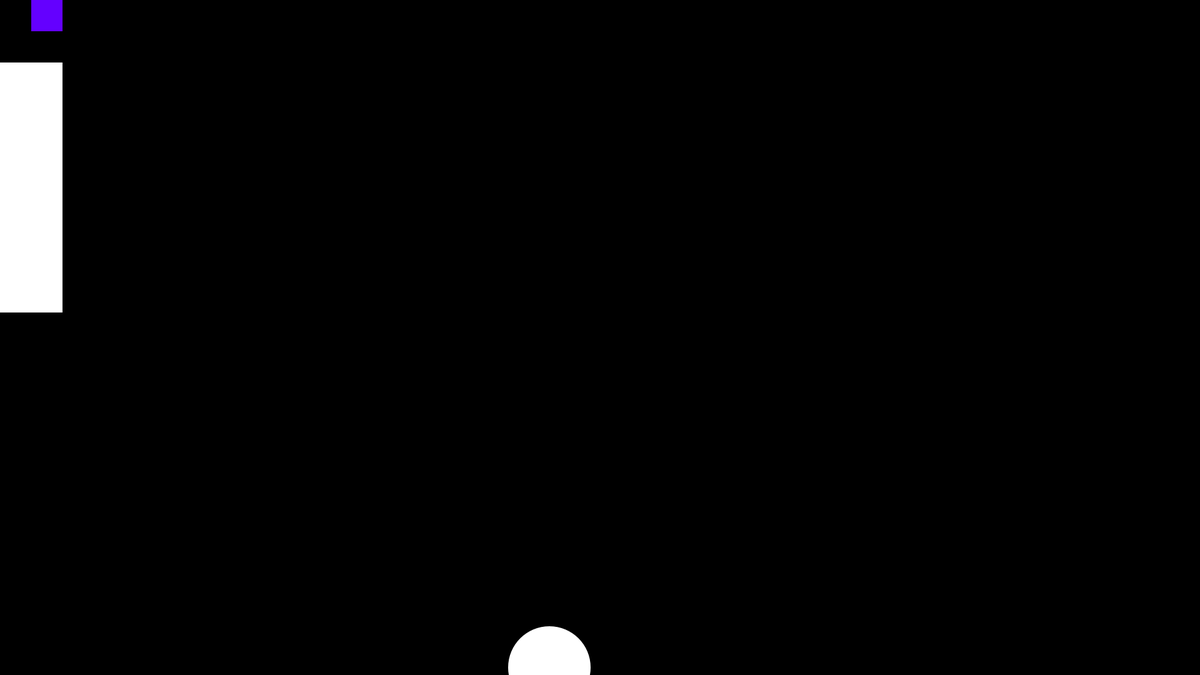
Frame 1 (no input)
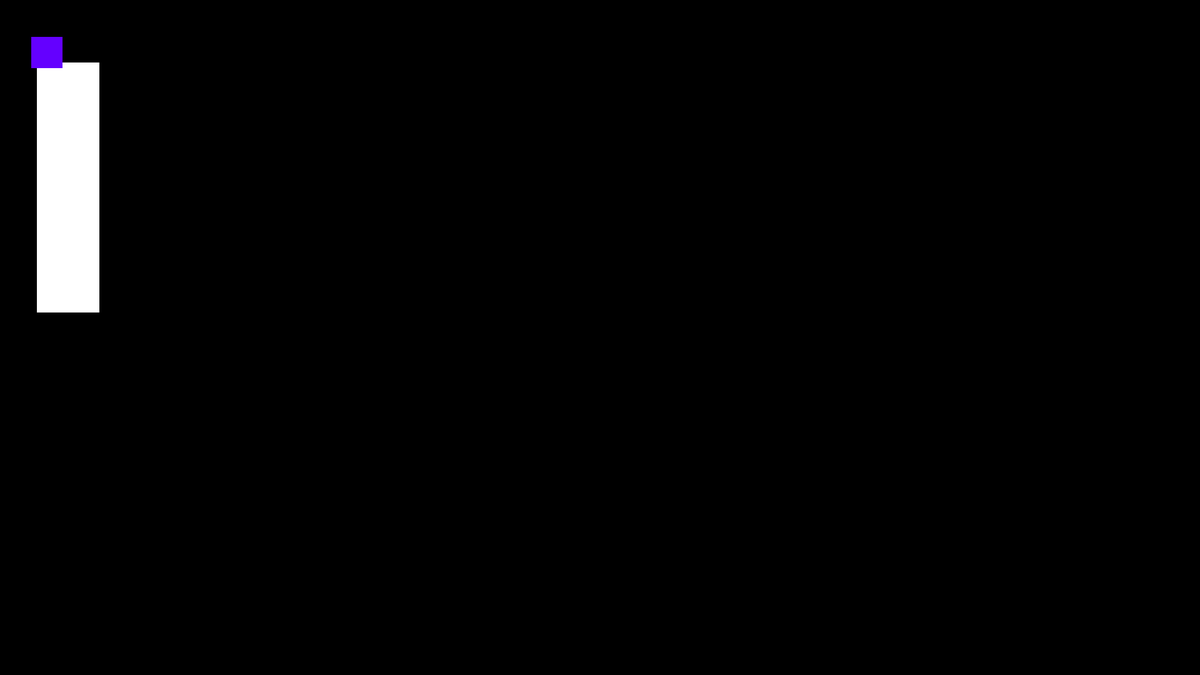
Frame 60 (the mouse pressed at the canvas centre just before this capture)
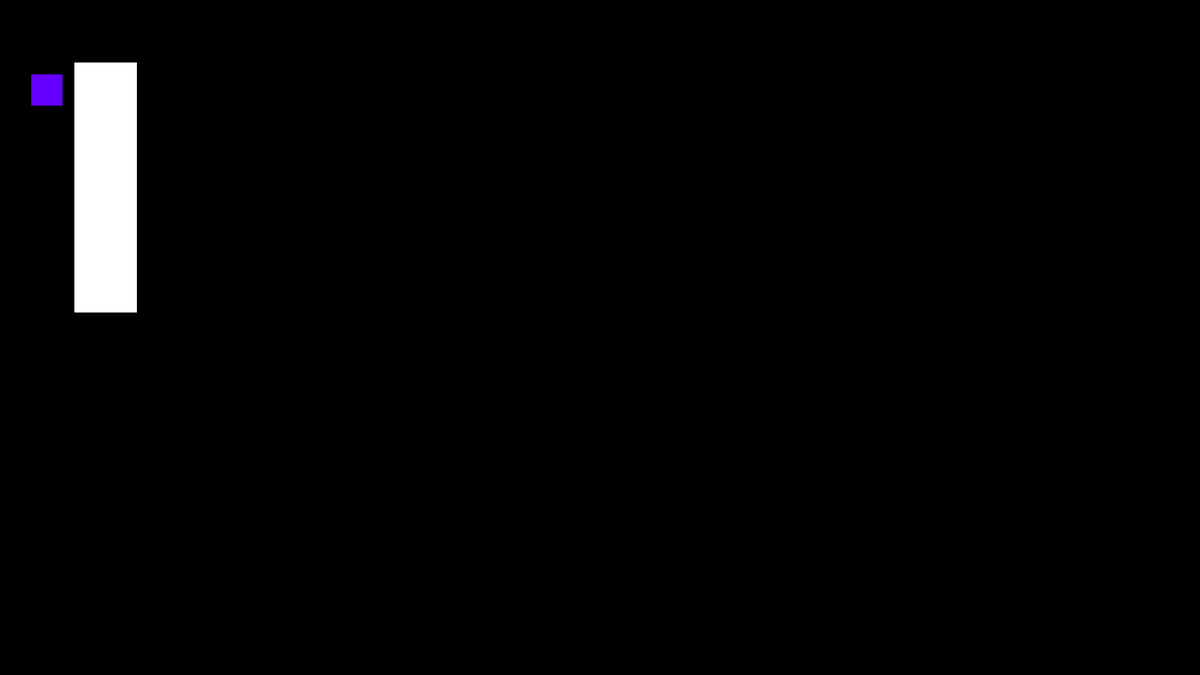
Frame 120 (the mouse held since frame 60 and released just before this capture)

The Processing sketch that drew these frames (run headless with seeded random() and noise(); from frame 60 on, the mouse is pressed at the canvas centre):

// Processing sketch: EP_14_4
// ── EP_14_4.pde
//Making multiple/random shapes fall 

// random amount of circles fall
int num = int(random(30,100));
int rate = int(random(1,50));
//declaring the different variables of the circles properties - x/y postion and size
int[] cirx = new int[num];
int[] ciry = new int[num];
int[] cirsize = new int[num];
int y = 0;
//random falling speed
int fall = int(random(1,50));
int[] speed = new int[num];

int a = 0;
int da = 1;
int dx = 1;
int b = 0;

void setup(){
  frameRate(1000);
  size (1920, 1080);
  
  
  // create the random circles in random positions
  for (int i = 0; i < num; i++){
    cirx[i] = (int) random(width);
    //Don't want random y position since it will all fall so y == 0 initially
    //ciry[i] = (int) random(height);
    cirsize[i] = (int) random(50,200);
    speed[i] = (int) random(1,50);
    //if (i == (num-1)){
    //  i = 0;
    //}
  }
}


void draw(){
  background(0);
  
  for (int i = 0; i < num; i++){
   fill(255,255,255,255);
   noStroke();
   ellipse(cirx[i], y - cirsize[i], cirsize[i], cirsize[i]);
   
   for (int z = 0; z < num; z++){
     y = y + speed[i];
   }
  }
  
  y = y + rate;
  
  
  rect(b, 100,100,400);
  b = b + 1;
  
 fill(100, 0, 255);
  rect(50, a, 50, 50);
  a = a + dx;
  
  if (a == (height-50)) {
   dx = -1; 
  }
  if (a == 0) {
    dx = 1;
  } 
}
